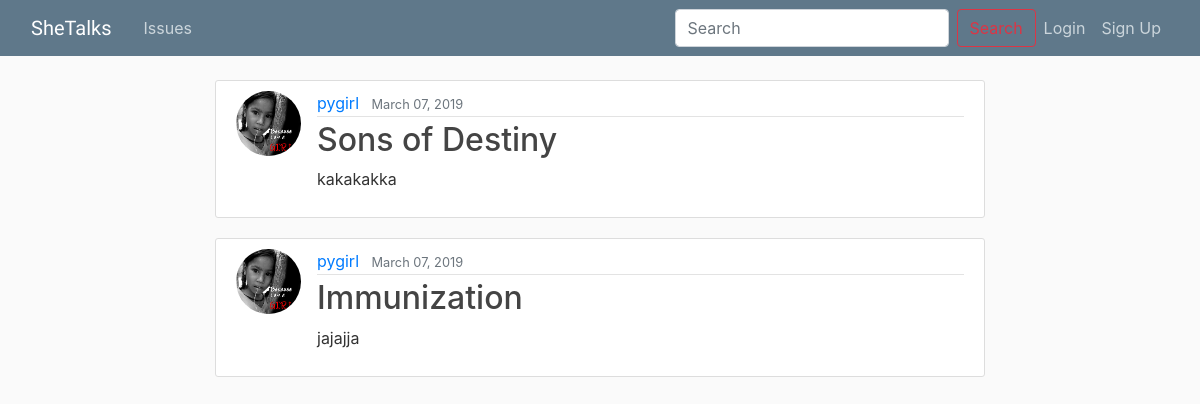
Before: /user/pygirl/ with the older database file.
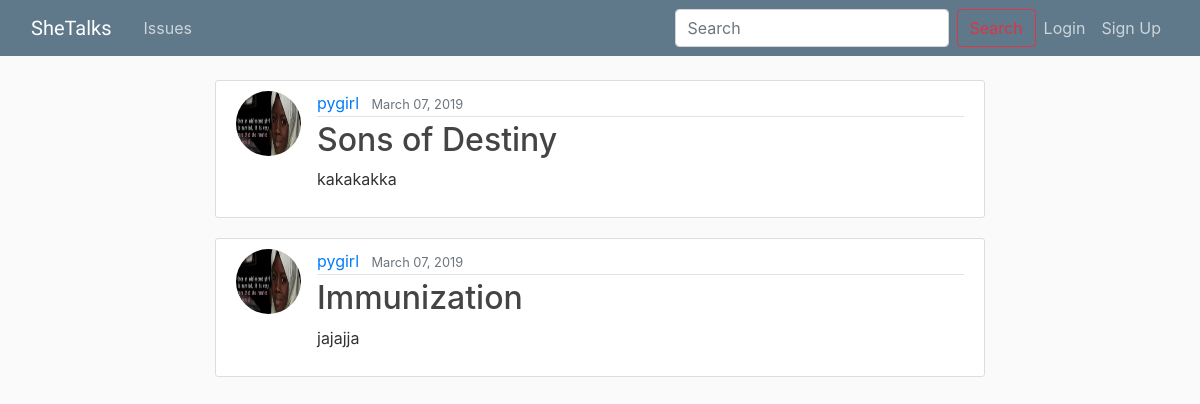
After: the same page with the newer database file.
### girlapp/models.py (models this page shows, shortened)
class Issue(models.Model):
    title = models.CharField(max_length=30)
    content = models.TextField()
    created = models.DateTimeField(default=timezone.now)
    user = models.ForeignKey(User, on_delete=models.CASCADE)

### usersapp/models.py (models this page shows, shortened)
class Profile(models.Model):
    user = models.OneToOneField(User, on_delete=models.CASCADE)
    image = models.ImageField(default='default.jpg', upload_to='profile_pics')
    bio = models.CharField(max_length=100)

### girlapp/views.py (the view)
# urls.py: path('user/<str:username>/', UserIssueListView.as_view(), name='user-issues'),
class UserIssueListView(ListView):
	model = Issue
	template_name = 'girlapp/user_issues.html'
	context_object_name = 'issues'
	paginate_by = 7
	def get_queryset(self):
		user = get_object_or_404(User, username=self.kwargs.get('username'))
		return Issue.objects.filter(user=user).order_by('-created')

### girlapp/templates/girlapp/user_issues.html (shortened to what this page needs)
{% extends 'girlapp/base.html' %}
{% block body %}
    <div class="row">
    <div class="col-sm-2"></div>
    <div class="col-sm-8">
{% if issues %}
    {% for issue in issues %}
        <article class="media content-section">
        <img class="rounded-circle article-img" src="{{ issue.user.profile.image.url }}" alt="">
          <div class="media-body">
            <div class="article-metadata">
              <a class="mr-2" href="{% url 'girlapp:user-issues' issue.user.username %}">{{ issue.user }}</a>
              <small class="text-muted">{{ issue.created|date:"F d, Y" }}</small>
            </div>
            <h2><a class="article-title" href="{% url 'girlapp:issue-detail' issue.id %}">{{ issue.title }}</a></h2>
            <p class="article-content">{{ issue.content }}</p>
          </div>
        </article>
    {% endfor %}
{% endif %}
    </div>
    </div>
{% endblock %}

Changed rows visible on the page:
changed through a linked row, Issue "Sons of Destiny": user.profile.image: a different picture
changed through a linked row, Issue "Immunization": user.profile.image: a different picture
